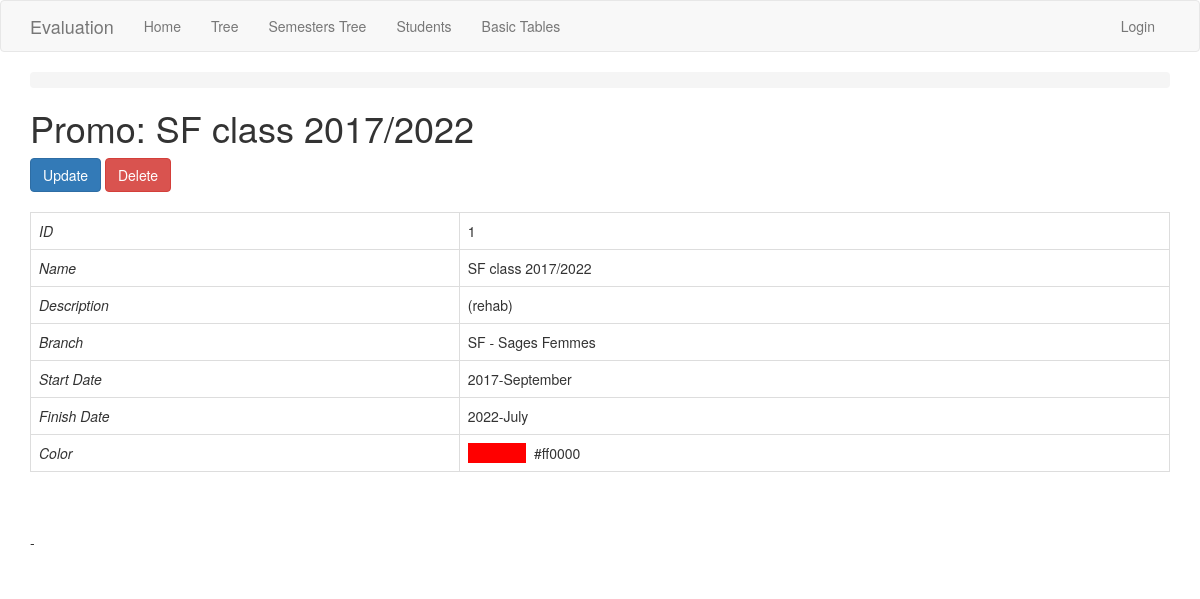
The app's page /promo/1/, older data.
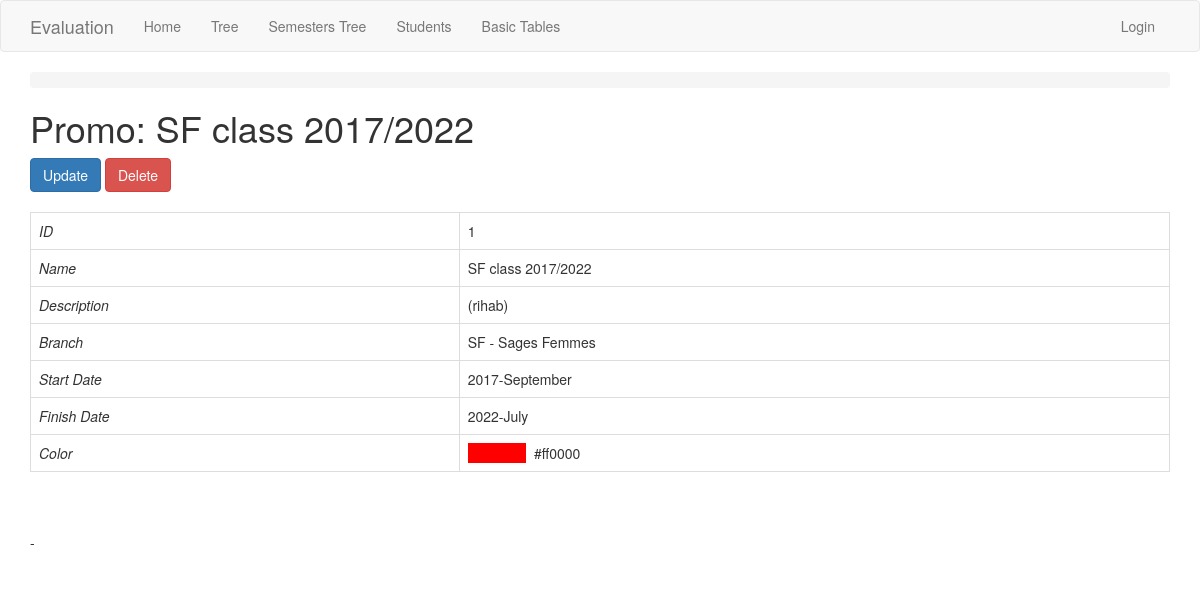
The same page, newer data.
### app/models.py (models this page shows, shortened)
class Promo(db.Model):
    id = db.Column(db.Integer, primary_key=True)
    name = db.Column(db.String(250), index=True, unique=True)
    display_name = db.Column(db.String(250))
    start_date = db.Column(db.Date)
    finish_date = db.Column(db.Date)
    color = db.Column(db.String(50))
    branch_id = db.Column(db.Integer, db.ForeignKey('branch.id'))
    sessions = db.relationship('Session', backref='promo')
    annual_session = db.relationship('AnnualSession', back_populates='promo')
    def get_color(self):
        return '#333333' if self.color == None or self.color == '' else self.color

### app/routesBasicTables.py (the view)
@app.route('/promo/<int:id>/', methods=['GET', 'POST'])
@register_breadcrumb(app, '.basic.promo.view', 'View')
def promo_view(id):
    promo = Promo.query.get_or_404(id)
    return render_template('basic-forms/promo/view.html', title='Promo View', promo=promo)

### app/templates/basic-forms/promo/view.html (shortened to what this page needs)
{% extends "base.html" %}
{% block app_content %}
    <h1>Promo: {{promo.name}}</h1>
    <div>
        <a class="btn btn-primary" href="{{ url_for('promo_update', id=promo.id) }}">Update</a>
        <button class="btn btn-danger"
            data-href="{{url_for('promo_delete', id=promo.id)}}"
            data-toggle="modal" data-target="#confirm-delete">
            Delete
        </button>
    </div>
    <div>
        <table class="table table-bordered">
          <tr><td><i>ID</i></td> <td>{{promo.id}}</td></tr>
          <tr><td><i>Name</i></td> <td>{{promo.name}}</td></tr>
          <tr><td><i>Description</i></td> <td>{{promo.display_name}}</td></tr>
          <tr>
            <td><i>Branch</i></td>
            {% if promo.branch != None %}
            <td>{{ promo.branch.name + " - " + promo.branch.description | replace('None', '') }}</td>
            {% else %}
            <td>{{ promo.branch.name }}</td>
            {% endif %}
          </tr>
          <tr><td><i>Start Date</i></td> <td>
            {% if promo.start_date != None %}
              {{promo.start_date.strftime('%Y-%B') | replace('None', '')}}
            {% endif %}
          </td></tr>
          <tr><td><i>Finish Date</i></td> <td>
            {% if promo.finish_date != None %}
              {{promo.finish_date.strftime('%Y-%B') | replace('None', '')}}
            {% endif %}
          </td></tr>
          <tr>
            <td><i>Color</i></td>
            <td>
              <span style="background-color: {{ promo.get_color() }};"
              >               </span>  {{ promo.get_color() }}
            </td></tr>
        </table>
      - </br>
    </div>
{% endblock %}

Row changes from the older to the newer data that the page shows:
changed Promo "#ff0000": display_name "(rehab)" → "(rihab)"
